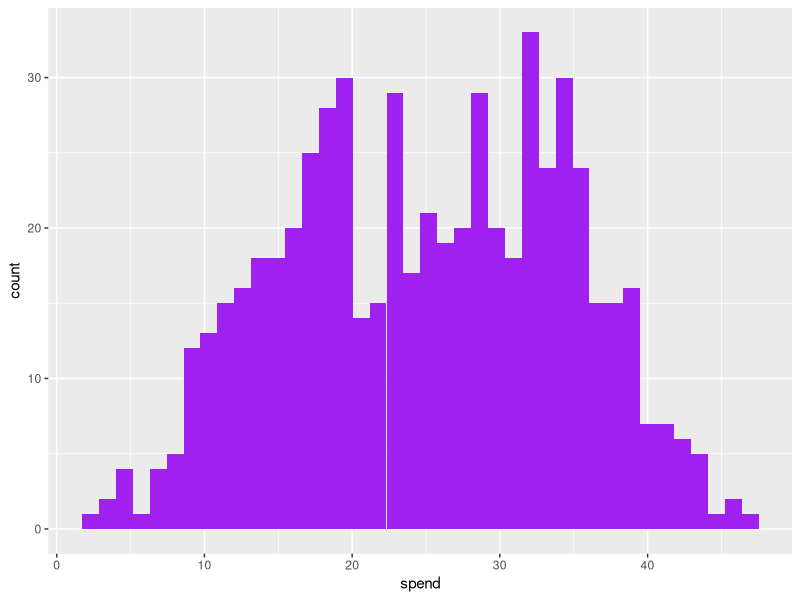
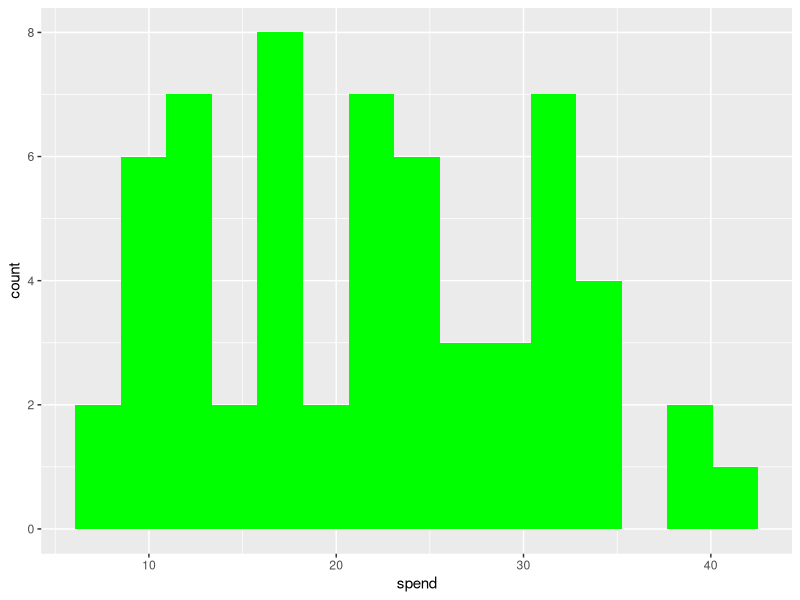
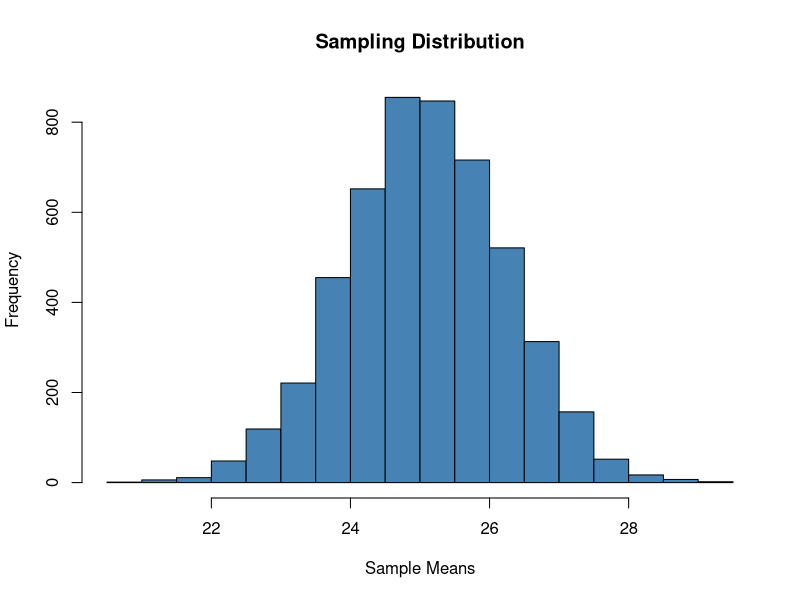
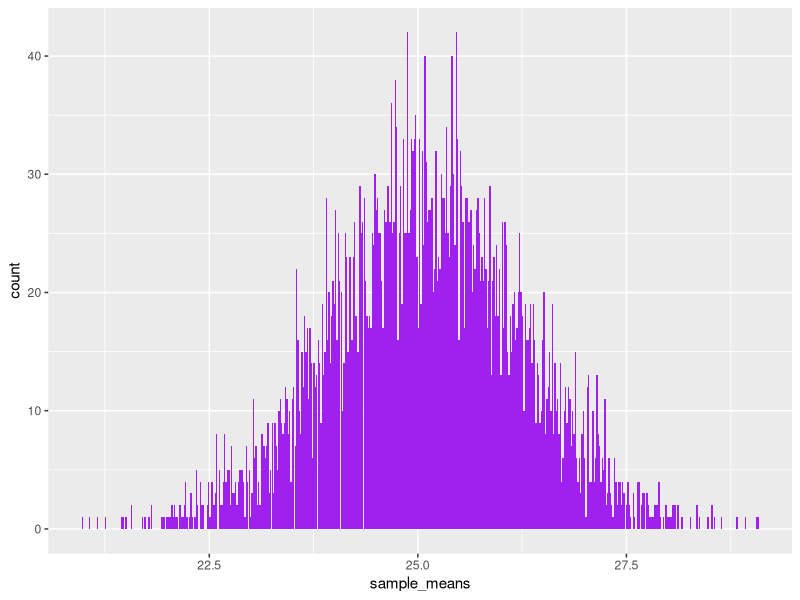

Source code (R) for these figures, in order:
## ---- chunk 1
knitr::opts_chunk$set(echo = TRUE)
## ---- chunk 2
# Make a dataframe with 600 data points using stratified sampling

library(dplyr)
library(tidyverse)

# Declare some Parameters
sam_n = 60.0

# Make this example reproducible
set.seed(1)

# Create the spend figures per group
s1 <- abs(rnorm(150, mean=35, sd=5))
s2 <- abs(rnorm(150, mean=30, sd=5))
s3 <- abs(rnorm(150, mean=20, sd=5))
s4 <- abs(rnorm(150, mean=15, sd=5))

spend = c(s1, s2, s3, s4)
spend

#create data frame
df <- data.frame(group = rep(c('LH C', 'LH FO', 'SH C', 'SH FO'), each=150),
                 spend)

df <- tibble::rowid_to_column(df, "ID")

#view first six rows of data frame
head(df)

# Descriptive Statistics for the whole population
summary(df)
df %>% glimpse()
ggplot(data = df, aes(x = spend)) +
  geom_histogram(bins=40, fill = 'purple')

# Create a sampling function
sampling_function <- function(df_name) {
  
  samID <- sample(df_name$ID, size = sam_n)
  # print("hello from your function")
  sam <- filter(df_name, ID %in% samID)
  print(sam)
  return (sam)
}

# Get a test sample
sam <- sampling_function(df)
sam

# Get the confidence inteval for 95% manually
sam_mean = mean(sam$spend)
sam_sd = sd(sam$spend)
standard_error = sam_sd / sqrt(sam_n)
standard_error
int_low = sam_mean - (1.96 * standard_error)
int_high = sam_mean + (1.96 * standard_error)
print(paste("Mean", sam_mean, " 95% [", int_low, ",", int_high, "]"))

# Get the same inteval using a model
test <- lm(spend ~ 1, sam)
summary(test)
confint(test, level=0.95)


# Summary of our sample
summary(sam)
sam %>% glimpse()
ggplot(data = sam, aes(x = spend)) +
  geom_histogram(bins=15, fill = 'green')

# Generate a Sampling Distribution in R
# Define number of samples
n = 5000

# Create empty vector of length n
sample_means = rep(NA, n)

# Fill empty vector with means
for(i in 1:n){
  sample_means[i] = c(mean(sampling_function(df)$spend))
}

# View first six sample means
head(sample_means)

#create histogram to visualize the sampling distribution
hist(sample_means, main = "Sampling Distribution", xlab = "Sample Means", col = "steelblue")

ggplot(mapping = aes(x = sample_means)) +
  geom_histogram(bins=n/10, fill = 'purple')

summary(sample_means)
summary(df$spend)

# The more samples there are, the close the two means will be.

